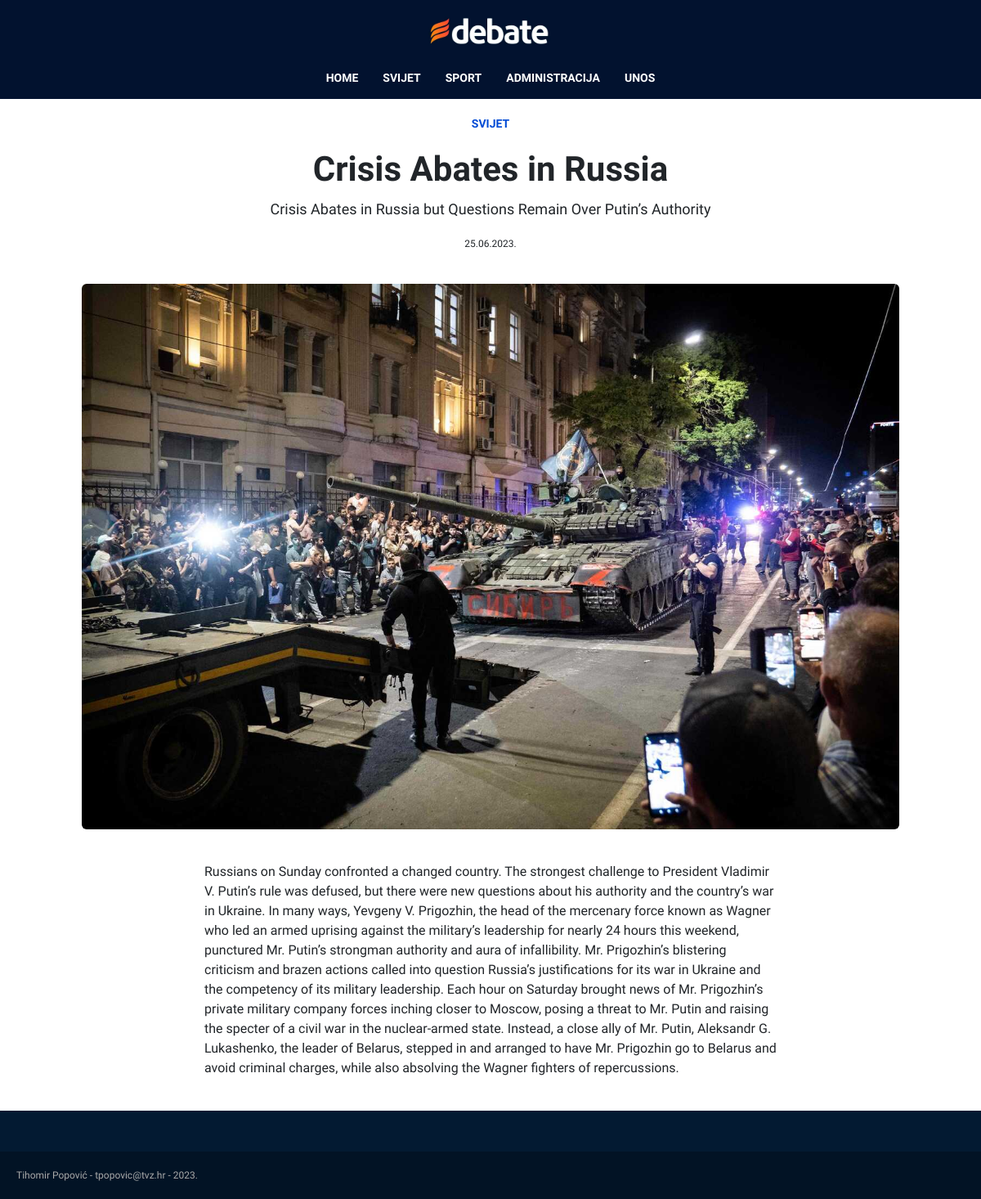
Screenshot of /php/clanak.php?id=14 with the database file from the repository.
### tables this page shows
CREATE TABLE `vijesti` (
  `id` int(11) NOT NULL,
  `datum` varchar(32) NOT NULL,
  `naslov` varchar(64) NOT NULL,
  `sazetak` text NOT NULL,
  `tekst` text NOT NULL,
  `slika` varchar(255) NOT NULL,
  `kategorija` varchar(64) NOT NULL,
  `prikazi` tinyint(1) NOT NULL
);

### php/clanak.php (the view, shortened to what this page needs)
<!DOCTYPE html>
<html lang="en">
<head>
    <link rel="stylesheet" href="../css/bootstrap.min.css">
    <link rel="stylesheet" href="../css/style.css">
</head>
<body>
    <main>
        <?php
        include 'connect.php';
        $id = $_GET['id'];
        $query = "SELECT * FROM vijesti WHERE id = $id";
        $result = mysqli_query($dbc, $query) or die('Error querying databese.');
        $row = mysqli_fetch_array($result);
        $title = $row['naslov'];
        $about = $row['sazetak'];
        $content = $row['tekst'];
        $category = $row['kategorija'];
        $picture = $row['slika'];
        $date = $row['datum'];
        ?>
        <section class="aboveImg">
            <p class="category">
                <?php echo $category; ?>
            </p>
            <h1 class="title">
                <?php echo $title; ?>
            </h1>
            <p class="about">
                <?php echo $about; ?>
            </p>
            <p class="time">
                <?php echo $date; ?>
            </p>
        </section>
        <?php echo "<img src='../images/" . $picture . "'"; ?>
        <br>
        <p class="content">
            <?php echo $content; ?>
        </p>
    </main>
    <footer>
        Tihomir Popović - tpopovic@tvz.hr - 2023.
    </footer>
</body>
</html>

### css/style.css (style rules this page uses)
* { margin: 0; padding: 0; font-family: 'Pathway Extreme', sans-serif; }
header { background-color: #02122F; }
header img { display: block; margin: 0 auto; height: 80px; }
nav { display: flex; justify-content: center; }
nav a { padding: 5px 15px; margin-bottom: 10px; color: white; text-decoration: none; font-weight: bold; font-size: 14px; }
section { max-width: 1200px; margin: 0 auto; }
footer { font-size: 12px; color: #A9A9A9; padding: 20px ; background-color: #021325; border-top: 50px solid #031A32; }
main { max-width: 1200px; margin: 0 auto; }
main img { display: block; width: 1000px; margin: 40px auto; border-radius: 6px; }
.aboveImg { width: 700px; margin: 0 auto; text-align: center; }
.aboveImg .category { color: #004AD5; font-weight: bold; margin: 20px; font-size: 14px; }
.aboveImg .title { font-weight: 1000; font-size: 42px; }
.aboveImg .about { font-size: 18px; margin: 10px; }
.aboveImg .time { font-size: 12px; margin: 20px; }
main .content { width: 700px; margin: 0 auto; margin-bottom: 40px; }

### rows the page displays
vijesti: kategorija "SVIJET", naslov "Crisis Abates in Russia", sazetak "Crisis Abates in Russia but Questions Remain Over Putin’s Authority", datum "25.06.2023.", slika (picture), tekst "Russians on Sunday confronted a changed country. The strongest challenge to President Vladimir V. Putin’s rule was defused, but there were new questions about his authority and the country’s war in Ukraine. In many ways, Yevgeny V. Prigozhin, the head of the mercenary force known as Wagner who led an armed uprising against the military’s leadership for nearly 24 hours this weekend, punctured Mr. Putin’s strongman authority and aura of infallibility. Mr. Prigozhin’s blistering criticism and brazen actions called into question Russia’s justifications for its war in Ukraine and the competency of its military leadership. Each hour on Saturday brought news of Mr. Prigozhin’s private military…"
